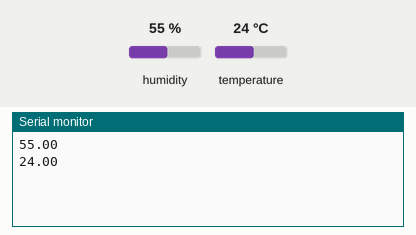
Simulated run of this sketch. Board: ESP32. Shown: the last lines printed to the serial monitor. Inputs (shaded band) come from the test bench; at power-on: humidity 55 %, temperature 24 °C. WiFi joins after 1.5 s; servers stay silent unless stated.

Above: at 3.0 s.
3.1 s: humidity set to 22 %
At 4.4 s:
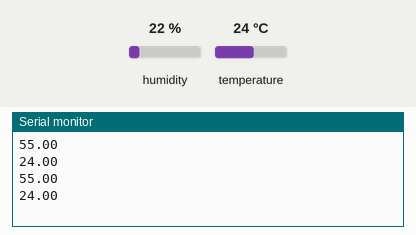
4.6 s: temperature set to 12 °C
At 6.0 s:
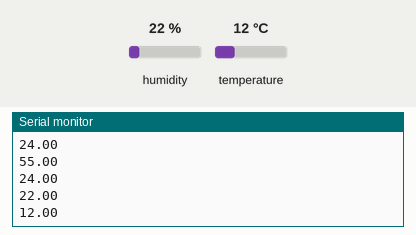
6.1 s: humidity set to 40 %
At 7.3 s:
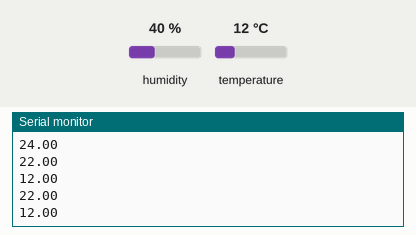
Timing chart, 0 to 9.1 s (numbered marks = the images above; inputs shaded):
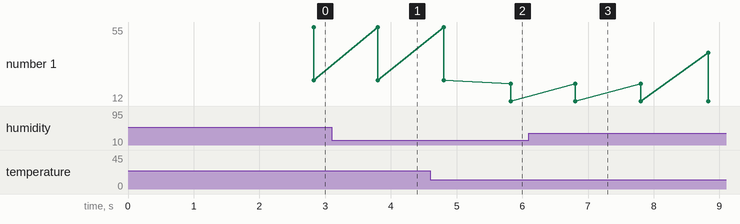

The sketch:

autotitrator.ino
```cpp
#define BLYNK_PRINT Serial
#define BLYNK_TEMPLATE_ID "TMPLgInWAyxi"
#define BLYNK_DEVICE_NAME "Test"

#include <WiFi.h>
#include <WiFiClient.h>
#include <BlynkSimpleEsp32.h>
#include <DHT.h>

// You should get Auth Token in the Blynk App.
// Go to the Project Settings (nut icon).

#define BLYNK_AUTH_TOKEN "WP_nSWHc-qMmiJn7W8A6bT4Auxl4HOPc"
char auth[] = BLYNK_AUTH_TOKEN; //use your own auth token on email
char ssid[] = "Thiru Home wifi 2"; //wifi name
char pass[] = "Thiru@2002"; //wifi pass name

#define DHTPIN 15          // What digital pin we're connected to

// Uncomment whatever type you're using!
#define DHTTYPE DHT11     // DHT 11
//#define DHTTYPE DHT22   // DHT 22, AM2302, AM2321
//#define DHTTYPE DHT21   // DHT 21, AM2301

DHT dht(DHTPIN, DHTTYPE);
BlynkTimer timer;

// This function sends Arduino's up time every second to Virtual Pin (5).
// In the app, Widget's reading frequency should be set to PUSH. This means
// that you define how often to send data to Blynk App.
void sendSensor()
{
  float h = dht.readHumidity();
  float t = dht.readTemperature(); // or dht.readTemperature(true) for Fahrenheit
  Serial.println(h);
  Serial.println(t);

  if (isnan(h) || isnan(t)) {
  Blynk.virtualWrite(V1, t);
  Blynk.virtualWrite(V2, h);
  return;
}
  // You can send any value at any time.
  // Please don't send more that 10 values per second.
  Blynk.virtualWrite(V1, t);
  Blynk.virtualWrite(V2, h);
}

void setup()
{
  // Debug console
  Serial.begin(9600);

  Blynk.begin(auth, ssid, pass);

  dht.begin();

  // Setup a function to be called every second
  timer.setInterval(1000L, sendSensor);
}

void loop()
{

  Blynk.run();
  timer.run();
}
```

Measured:
- after the input at 4.6 s, the serial monitor: prints a new line after 1.2 s (image 2)
- plotted number 1: 24 → 12 after the input at 4.6 s
